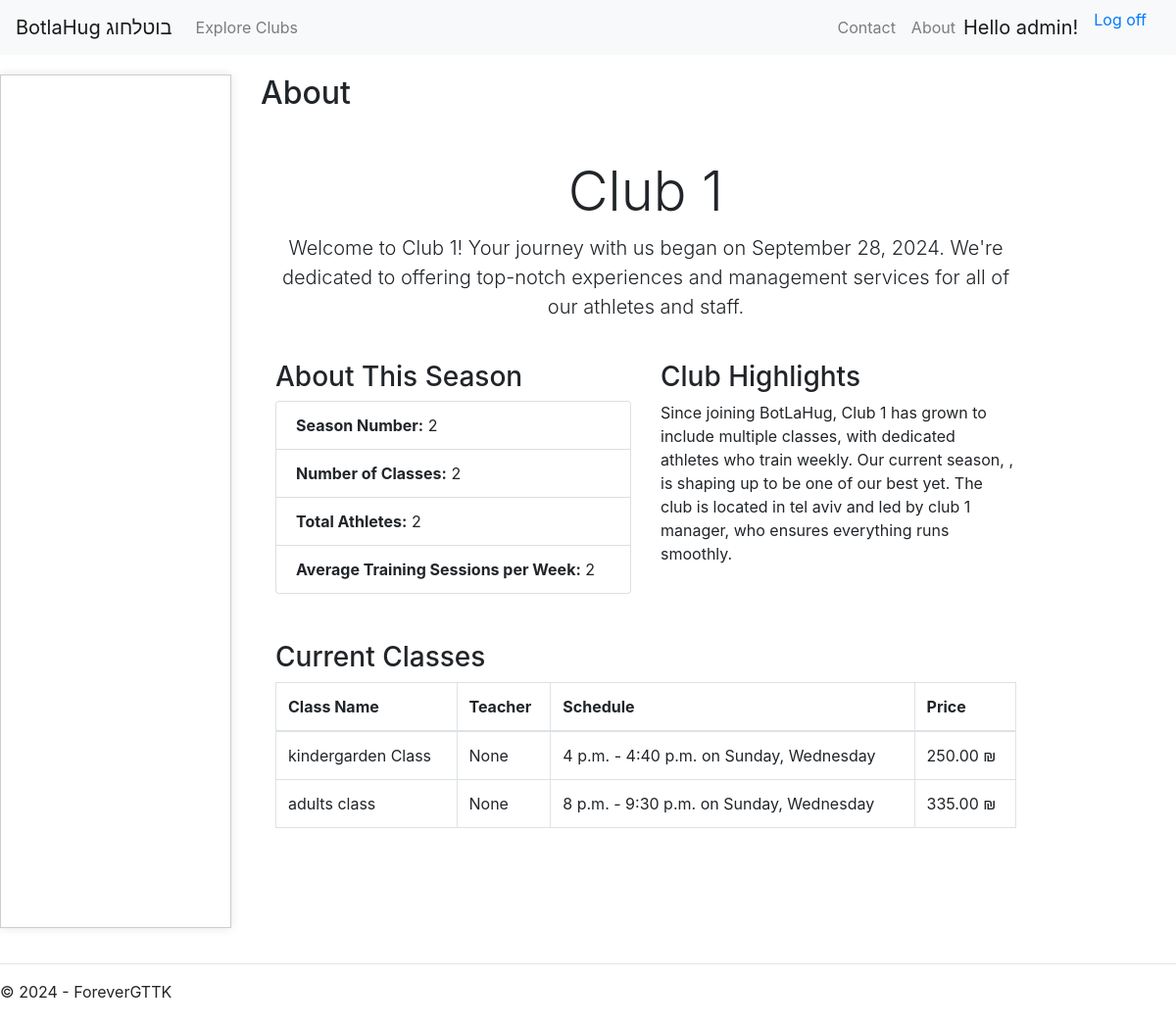
Screenshot of /club/club1/about/ (signed in) with the database file from the repository.
### app/models.py (models this page shows, shortened)
class BaseModel(models.Model):
    ID = models.UUIDField(default=uuid.uuid4, editable=False, unique=True, primary_key=True)
    created_by = models.ForeignKey(User, on_delete=models.SET_NULL, null=True)
    created_at = models.DateTimeField(auto_now_add=True, editable=False)
    last_updated = models.DateTimeField(auto_now=True)
    description = models.TextField(null=True, blank=True)
    class Meta:
        abstract = True

class Clubs(BaseModel):
    name = models.CharField(max_length=255, unique=True)
    topic = models.ForeignKey(Topics, on_delete=models.CASCADE, null=True, related_name='clubs')
    location = models.CharField(max_length=255, null=True, blank=True)
    web_name = models.CharField(max_length=100, unique=True)
    contact_email = models.EmailField(null=True, blank=True)
    contact_phone = models.CharField(max_length=15, null=True, blank=True)
    contact_person = models.CharField(max_length=255, null=True, blank=True)
    class Meta:
        permissions = [
            ("view_club", "Can view club details"),
            ("manage_club", "Can manage club details"),
            ("manage_club_design", "Can edit club design"),
            ("manage_club_articles", "Can manage articles for the club"),
        ]

class Class(BaseModel):
    DAYS_OF_WEEK = (
        ('sun', 'Sunday'),
        ('mon', 'Monday'),
        ('tue', 'Tuesday'),
        ('wed', 'Wednesday'),
        ('thu', 'Thursday'),
        ('fri', 'Friday'),
        ('sat', 'Saturday'),
    )
    name = models.CharField(max_length=255)
    season = models.ForeignKey(Season, on_delete=models.CASCADE, related_name='classes')
    start_date = models.DateField()
    end_date = models.DateField()
    days_of_week = MultiSelectField(choices=DAYS_OF_WEEK, null=True, blank=True)
    start_time = models.TimeField()
    end_time = models.TimeField()
    place = models.CharField(max_length=255, null=True, blank=True)
    teacher = models.ForeignKey('Teacher', on_delete=models.SET_NULL, null=True, blank=True)
    price = models.DecimalField(max_digits=10, decimal_places=2)
    registration_fee = models.DecimalField(max_digits=10, decimal_places=2)
    class Meta:
        ordering = ['start_date', 'start_time']

### BotLaHug/views.py (the view)
# urls.py: path('club/<str:club_name>/about/', clubViews.about, name='club_about'),
def about(request, club_name):
    club = get_object_or_404(models.Clubs, web_name=club_name)
    current_season = models.Season.objects.filter(club=club, is_active=True).first()
    class_count = models.Class.objects.filter(season=current_season).count() if current_season else 0
    season_count = models.Season.objects.filter(club=club).count()
    athlete_count = models.Athlete.objects.filter(club=club).count()
    classes = models.Class.objects.filter(season=current_season) if current_season else []
    total_classes_days = sum([len(c.days_of_week) for c in classes])
    average_training_per_week = total_classes_days // athlete_count if athlete_count > 0 else 0
    context = {
        'club': club,
        'current_season': current_season,
        'class_count': class_count,
        'season_count': season_count,
        'athlete_count': athlete_count,
        'average_training_per_week': average_training_per_week,
        'classes': classes,
    }
    return page_render(request, 'BotLaHug/client_pages/about.html', context, club_name=club_name
)

### BotLaHug/views.py (called while the page is built)
def page_render(request, page_address, context, club_name):
    context['easterEgg'] = datetime.now().minute % 2 == 0
    app_name = re.split(r'_|(?=[A-Z])', os.path.splitext(os.path.basename(page_address))[0])
    title = ' '.join(word.capitalize() if context['easterEgg'] else word.lower() for word in app_name)
    context.update(
        {
            'name': club_name,
            'title': title,
            'year': datetime.now().year,
        }
    )
    return render(request, page_address, context)

### BotLaHug/templates/BotLaHug/client_pages/about.html
                               {% extends "app/layout.html" %}
{% block content %}
<div class="container mt-5">
    <div class="row mb-4">
        <div class="col text-center">
            <h1 class="display-4">{{ club.name }}</h1>
            <p class="lead">Welcome to {{ club.name }}! Your journey with us began on {{ club.created_at|date:"F d, Y" }}. We're dedicated to offering top-notch experiences and management services for all of our athletes and staff.</p>
        </div>
    </div>
    <div class="row mb-5">
        <div class="col-md-6">
            <h3>About This Season</h3>
            <ul class="list-group">
                <li class="list-group-item"><strong>Season Number:</strong> {{ season_count }}</li>
                <li class="list-group-item"><strong>Number of Classes:</strong> {{ class_count }}</li>
                <li class="list-group-item"><strong>Total Athletes:</strong> {{ athlete_count }}</li>
                <li class="list-group-item"><strong>Average Training Sessions per Week:</strong> {{ average_training_per_week }}</li>
            </ul>
        </div>
        <div class="col-md-6">
            <h3>Club Highlights</h3>
            <p>
                Since joining BotLaHug, {{ club.name }} has grown to include multiple classes, with dedicated athletes who train weekly. Our current season, {{ current_season.name }}, is shaping up to be one of our best yet. The club is located in {{ club.location }} and led by {{ club.contact_person }}, who ensures everything runs smoothly.
            </p>
        </div>
    </div>
    <div class="row mb-5">
        <div class="col-md-12">
            <h3>Current Classes</h3>
            <table class="table table-bordered">
                <thead>
                    <tr>
                        <th>Class Name</th>
                        <th>Teacher</th>
                        <th>Schedule</th>
                        <th>Price</th>
                    </tr>
                </thead>
                <tbody>
                    {% for class in classes %}
                    <tr>
                        <td>{{ class.name }}</td>
                        <td>{{ class.teacher }}</td>
                        <td>{{ class.start_time }} - {{ class.end_time }} on {{ class.days_of_week }}</td>
                        <td>{{ class.price }} &#8362;</td>
                    </tr>
                    {% empty %}
                    <tr>
                        <td colspan="4">No classes available for the current season.</td>
                    </tr>
                    {% endfor %}
                </tbody>
            </table>
        </div>
    </div>
</div>
{% endblock %}

### app/templates/app/loginpartial.html (shortened to what this page needs)
{% if user.is_authenticated %}
<form id="logoutForm" action="/logout/" method="post" class="navbar-right">
    <ul class="nav navbar-nav navbar-right">
        <li><span class="navbar-brand">Hello {{ user.username }}!</span></li>
        <li><a href="javascript:document.getElementById('logoutForm').submit()">Log off</a></li>
    </ul>
</form>
{% else %}
<ul class="nav navbar-nav navbar-right">
    <li><a href="{% url 'login' %}">Log in</a></li>
</ul>
{% endif %}

### app/templates/app/layout.html (style rules this page uses)
.bud { min-height: 100vh; margin: 0; padding: 0; overflow-y: hidden; }

### rows the page displays
Clubs: name "Club 1", created_at "September 28, 2024", location "tel aviv", contact_person "club 1 manager"
Class: name "kindergarden Class", teacher "None", start_time "4 p.m.", end_time "4:40 p.m.", days_of_week "Sunday, Wednesday", price "250.00"
Class: name "adults class", teacher "None", start_time "8 p.m.", end_time "9:30 p.m.", days_of_week "Sunday, Wednesday", price "335.00"

### other values shown
{{ user.username }} "admin"
{{ title }} "About"
{{ season_count }} "2"
{{ class_count }} "2"
{{ athlete_count }} "2"
{{ average_training_per_week }} "2"
